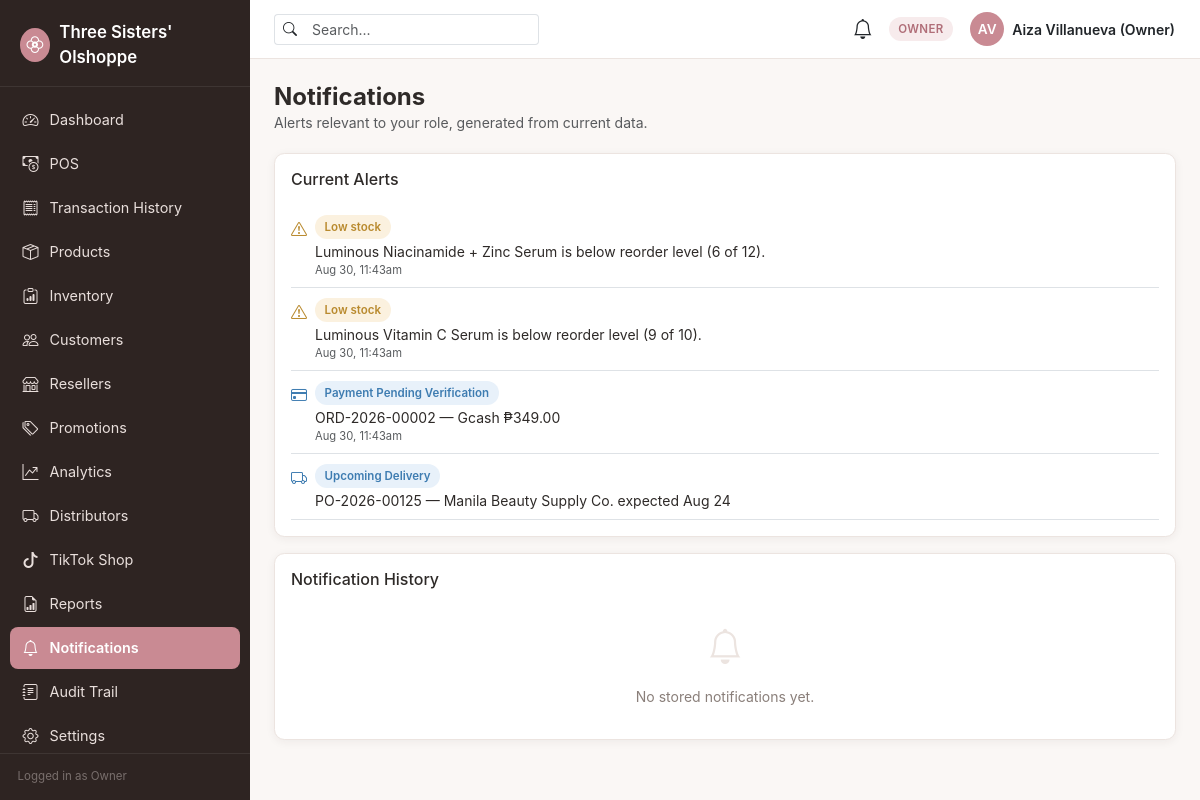
The app's page /notifications/index.php (signed in) with its own data.
### tables this page shows
CREATE TABLE stock_alerts (
    id              INT UNSIGNED AUTO_INCREMENT PRIMARY KEY,
    product_id      INT UNSIGNED NOT NULL,
    alert_type      ENUM('low_stock','critical_stock','expiring_soon','expired') NOT NULL,
    message         VARCHAR(255) NOT NULL,
    status          ENUM('active','resolved') NOT NULL DEFAULT 'active',
    created_at      TIMESTAMP NOT NULL DEFAULT CURRENT_TIMESTAMP,
    resolved_at     DATETIME NULL,
    FOREIGN KEY (product_id) REFERENCES products(id) ON DELETE CASCADE,
    INDEX idx_stock_alerts_status (status),
    INDEX idx_stock_alerts_type (alert_type)
);

### config/database.php (called while the page is built, shortened)
<?php
function db(): PDO
{
    static $pdo = null;
    if ($pdo instanceof PDO) {
        return $pdo;
    }
    $host = getenv('DB_HOST') ?: '127.0.0.1';
    $port = getenv('DB_PORT') ?: '3306';
    $name = getenv('DB_NAME') ?: 'three_sisters';
    $user = getenv('DB_USER') ?: 'root';
    $pass = getenv('DB_PASS') ?: '';
    $charset = 'utf8mb4';
    $dsn = "mysql:host={$host};port={$port};dbname={$name};charset={$charset}";
    $options = [
        PDO::ATTR_ERRMODE            => PDO::ERRMODE_EXCEPTION,
        PDO::ATTR_DEFAULT_FETCH_MODE => PDO::FETCH_ASSOC,
        PDO::ATTR_EMULATE_PREPARES   => false,
    ];
    try {
        $pdo = new PDO($dsn, $user, $pass, $options);
    } catch (PDOException $e) {
        error_log('[DB CONNECTION ERROR] ' . $e->getMessage());
        http_response_code(500);
        die('A system error occurred. Please try again later or contact the administrator.');
    }
    return $pdo;
}

### core/PurchaseOrderService.php (called while the page is built, shortened)
<?php
final class PurchaseOrderService
{
    public static function upcomingDeliveries(int $withinDays = 14): array
    {
        $stmt = db()->prepare(
            "SELECT po.*, d.name AS distributor_name
             FROM purchase_orders po JOIN distributors d ON d.id = po.distributor_id
             WHERE po.status NOT IN ('delivered', 'cancelled')
               AND po.expected_delivery_date IS NOT NULL
               AND po.expected_delivery_date <= DATE_ADD(CURDATE(), INTERVAL :days DAY)
             ORDER BY po.expected_delivery_date ASC"
        );
        $stmt->execute(['days' => $withinDays]);
        return $stmt->fetchAll();
    }
}

### notifications/index.php (the view, shortened to what this page needs)
<?php
$stmt = db()->prepare(
    'SELECT * FROM notifications WHERE user_id = :uid OR role_id = :role_id ORDER BY created_at DESC LIMIT 30'
);
$stmt->execute(['uid' => $_SESSION['user_id'], 'role_id' => $_SESSION['role_id']]);
$storedNotifications = $stmt->fetchAll();
$liveAlerts = [];
if (can('inventory.adjust') || can('inventory.receive') || can('products.view')) {
    $stmt = db()->query(
        "SELECT sa.*, p.name AS product_name, p.sku FROM stock_alerts sa
         JOIN products p ON p.id = sa.product_id WHERE sa.status = 'active' ORDER BY sa.created_at DESC LIMIT 10"
    );
    foreach ($stmt->fetchAll() as $r) {
        $liveAlerts[] = [
            'type' => in_array($r['alert_type'], ['critical_stock'], true) ? 'danger' : 'warning',
            'icon' => 'bi-exclamation-triangle',
            'title' => str_replace('_', ' ', ucfirst($r['alert_type'])),
            'text' => $r['message'],
            'time' => $r['created_at'],
        ];
    }
}
if (can('payments.verify')) {
    $stmt = db()->query(
        "SELECT p.*, o.order_number FROM payments p JOIN orders o ON o.id = p.order_id
         WHERE p.status = 'pending' ORDER BY p.created_at ASC LIMIT 10"
    );
    foreach ($stmt->fetchAll() as $r) {
        $liveAlerts[] = [
            'type' => 'info',
            'icon' => 'bi-credit-card',
            'title' => 'Payment Pending Verification',
            'text' => htmlspecialchars($r['order_number']) . ' — ' . ucfirst($r['payment_method']) . ' ₱' . number_format((float) $r['amount'], 2),
            'time' => $r['created_at'],
        ];
    }
}
if (can('distributors.manage') || (hasRole(ROLE_DISTRIBUTOR) && can('distributors.portal'))) {
    require_once __DIR__ . '/../core/PurchaseOrderService.php';
    $deliveries = PurchaseOrderService::upcomingDeliveries(7);
    foreach ($deliveries as $d) {
        $liveAlerts[] = [
            'type' => 'info',
            'icon' => 'bi-truck',
            'title' => 'Upcoming Delivery',
            'text' => htmlspecialchars($d['po_number']) . ' — ' . htmlspecialchars($d['distributor_name']) . ' expected ' . date('M j', strtotime($d['expected_delivery_date'])),
            'time' => null,
        ];
    }
}
$typeBadge = ['danger' => 'badge-danger', 'warning' => 'badge-warning', 'info' => 'badge-info', 'success' => 'badge-success'];
require __DIR__ . '/../components/header.php';
?>
<div class="page-header">
    <h1 class="page-title h4 mb-0">Notifications</h1>
    <p class="text-muted mb-0 small">Alerts relevant to your role, generated from current data.</p>
</div>
<div class="ts-card p-3 mb-3">
    <h2 class="h6 mb-3">Current Alerts</h2>
    <?php if (!$liveAlerts): ?>
        <div class="empty-state py-4"><i class="bi bi-check2-circle"></i><p class="mb-0">Nothing needs your attention right now.</p></div>
    <?php else: ?>
        <ul class="list-unstyled mb-0">
            <?php foreach ($liveAlerts as $a): ?>
                <li class="d-flex align-items-start gap-2 py-2 border-bottom">
                    <i class="bi <?= $a['icon'] ?> mt-1" style="color: var(--ts-<?= $a['type'] ?>);"></i>
                    <div>
                        <span class="badge-status <?= $typeBadge[$a['type']] ?>"><?= htmlspecialchars($a['title']) ?></span>
                        <div class="small mt-1"><?= $a['text'] ?></div>
                        <?php if ($a['time']): ?><div class="text-muted" style="font-size:0.7rem;"><?= htmlspecialchars(date('M j, g:ia', strtotime($a['time']))) ?></div><?php endif; ?>
                    </div>
                </li>
            <?php endforeach; ?>
        </ul>
    <?php endif; ?>
</div>
<div class="ts-card p-3">
    <h2 class="h6 mb-3">Notification History</h2>
    <?php if (!$storedNotifications): ?>
        <div class="empty-state py-3"><i class="bi bi-bell"></i><p class="mb-0 small">No stored notifications yet.</p></div>
    <?php endif; ?>
</div>
<?php require __DIR__ . '/../components/footer.php'; ?>

### assets/css/style.css (style rules this page uses)
:root { --ts-font-heading: 'Poppins', -apple-system, 'Segoe UI', Roboto, 'Helvetica Neue', Arial, sans-serif; --ts-font-body: 'Inter', -apple-system, 'Segoe UI', Roboto, 'Helvetica Neue', Arial, sans-serif; --ts-bg: #FAF7F5; --ts-surface: #FFFFFF; --ts-text: #2E2A28; --ts-text-muted: #8A7F7A; --ts-border: #ECE4E0; --ts-accent: #C98A93; --ts-accent-dark: #B06E78; --ts-accent-tint: #F7EBEC; --ts-sidebar-bg: #2E2422; --ts-sidebar-text: #E9DFDC; --ts-sidebar-active: #C98A93; --ts-success: #3E8E5A; --ts-success-bg: #E7F5EC; --ts-warning: #B98A2E; --ts-warning-bg: #FBF1DF; --ts-danger: #C0473F; --ts-danger-bg: #FBEAE8; --ts-info: #3E7CB1; --ts-info-bg: #E8F1FA; --ts-radius: 0.65rem; --ts-shadow: 0 2px 10px rgba(46, 34, 28, 0.06); --ts-shadow-lg: 0 8px 28px rgba(46, 34, 28, 0.10); --bs-body-font-family: var(--ts-font-body); }
body { background-color: var(--ts-bg); color: var(--ts-text); font-family: var(--ts-font-body); }
h1, h2, h3, h4, h5, h6, .brand-font { font-family: var(--ts-font-heading); color: var(--ts-text); }
.page-header { margin-bottom: 1.25rem; }
.page-header .page-title { font-weight: 700; margin-bottom: 0.15rem; }
.card, .ts-card { background: var(--ts-surface); border: 1px solid var(--ts-border); border-radius: var(--ts-radius); box-shadow: var(--ts-shadow); }
.badge-status { font-weight: 600; font-size: 0.72rem; padding: 0.32rem 0.6rem; border-radius: 999px; }
.badge-warning { background: var(--ts-warning-bg); color: var(--ts-warning); }
.badge-info { background: var(--ts-info-bg); color: var(--ts-info); }
.empty-state { text-align: center; padding: 3rem 1rem; color: var(--ts-text-muted); }
.empty-state i { font-size: 2.2rem; color: var(--ts-border); display: block; margin-bottom: 0.75rem; }

### records on screen
stock_alerts: title "Low stock", message "Luminous Niacinamide + Zinc Serum is below reorder level (6 of 12).", created_at "Aug 30, 11:43am"
stock_alerts: title "Low stock", message "Luminous Vitamin C Serum is below reorder level (9 of 10).", created_at "Aug 30, 11:43am"

### other values on screen
APP_NAME "Three Sisters' Olshoppe"
$item['label'] "Dashboard"
$item['label'] "POS"
$item['label'] "Transaction History"
$item['label'] "Products"
$item['label'] "Inventory"
$item['label'] "Customers"
$item['label'] "Resellers"
$item['label'] "Promotions"
$item['label'] "Analytics"
$item['label'] "Distributors"
$item['label'] "TikTok Shop"
$item['label'] "Reports"
$item['label'] "Notifications"
$item['label'] "Audit Trail"
